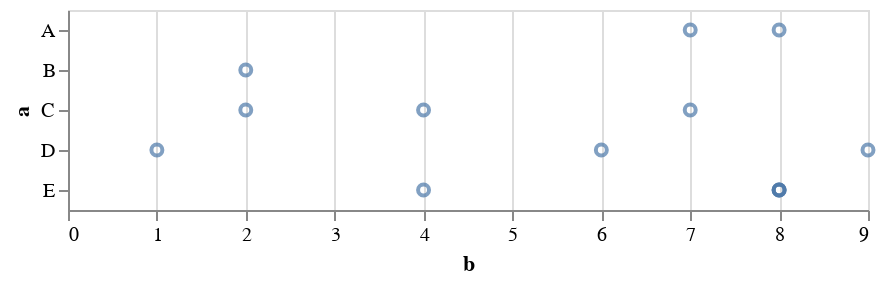

The notebook cell saved with this chart:
### Code cell
alt.Chart(data).mark_point().encode(x='b', y='a')

### Figure 1 — Vega-Lite specification as saved in the notebook (floating-point values rounded to 4 significant figures)
{"config": {"view": {"continuousWidth": 400, "continuousHeight": 300}}, "data": {"name": "data-8bdeb285656045b12bc2262186ff5b57"}, "mark": "point", "encoding": {"x": {"field": "b", "type": "quantitative"}, "y": {"field": "a", "type": "nominal"}}, "$schema": "https://vega.github.io/schema/vega-lite/v4.17.0.json", "datasets": {"data-8bdeb285656045b12bc2262186ff5b57": [{"a": "C", "b": 2}, {"a": "C", "b": 7}, {"a": "C", "b": 4}, {"a": "D", "b": 1}, {"a": "B", "b": 2}, {"a": "D", "b": 6}, {"a": "E", "b": 8}, {"a": "E", "b": 4}, {"a": "A", "b": 7}, {"a": "A", "b": 8}, {"a": "E", "b": 8}, {"a": "E", "b": 8}, {"a": "D", "b": 9}]}}
